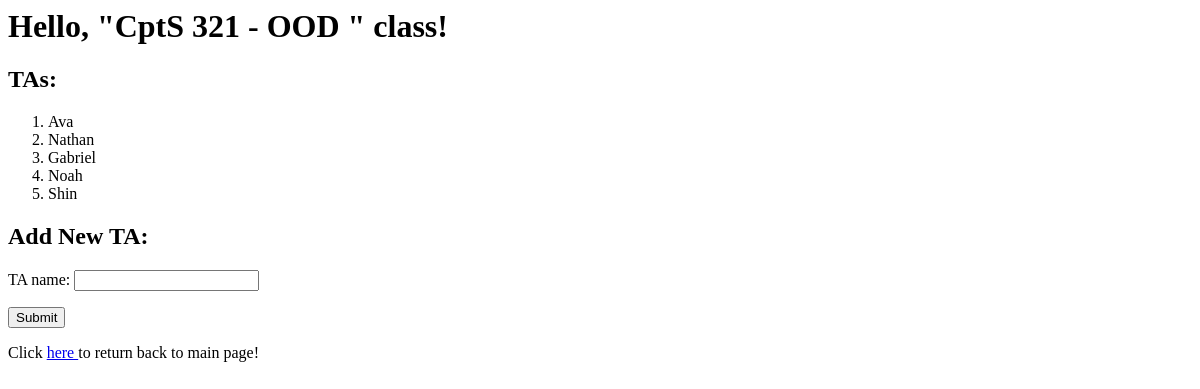
The page /course/1 on the database as committed earlier.
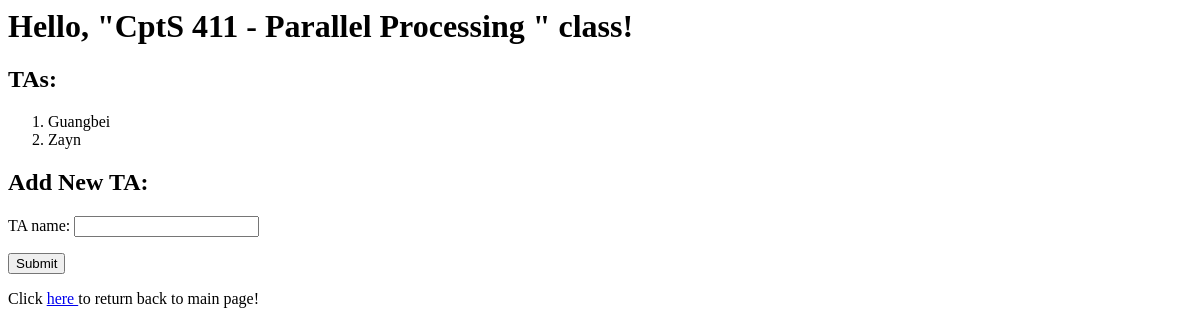
The same page on the database as committed later.
### app/models.py (models this page shows, shortened)
class Course(db.Model):
    __tablename__ = 'course'
    id = db.Column(db.Integer, primary_key=True)
    coursenum = db.Column(db.String(3))
    title = db.Column(db.String(150))
    major = db.Column(db.String(20))
    roomid = db.Column(db.Integer,db.ForeignKey('room.id'))
    tas = db.relationship(
        'TeachingAssistant', secondary=assigned,
        primaryjoin=(assigned.c.course_id == id), lazy='dynamic', overlaps="courses")
    def all_tas(self):
        return self.tas

class TeachingAssistant(db.Model):
    __tablename__ = 'teachingassistant'
    id = db.Column(db.Integer, primary_key = True)
    ta_name =  db.Column(db.String(100))
    courses = db.relationship(
        'Course', secondary=assigned,
        primaryjoin=(assigned.c.ta_id == id), lazy='dynamic', overlaps="tas")

### app/routes.py (the view, shortened to what this page needs)
@app.route('/course/<courseid>', methods = ['GET', 'POST'])
def course(courseid):
    form = TAForm()
    thecourse = Course.query.filter_by(id = courseid).first()
    return render_template('course.html', form = form, current_course = thecourse)

### app/forms.py
class TAForm(FlaskForm):
    ta_name = StringField(label= "TA name:", validators=[DataRequired()])
    submit = SubmitField('Submit')

### app/routes.py (called while the page is built)
@app.before_request
def initDB(*args, **kwargs):
    if app.got_first_request:
        db.create_all()
        allrooms = [{'building' : 'EME', 'roomNumber' : 'B46', 'capacity' : 60},
                    {'building' : 'Sloan', 'roomNumber' : '175', 'capacity' : 100},
                    {'building' : 'Sloan', 'roomNumber' : '150', 'capacity' : 80}]
        if Room.query.count() == 0:
            for room in allrooms:
                theroom = Room (building = room['building'],roomNumber=room['roomNumber'], capacity = room['capacity'] )
                db.session.add(theroom)
                db.session.commit()

### app/templates/course.html (shortened to what this page needs)
<h1>Hello, "{{current_course.major}} {{current_course.coursenum}} - {{current_course.title}} " class!</h1>
<h2>TAs:</h2>
    <ol>
      {% for ta in current_course.all_tas() %}
        <li>
            {{ta.ta_name}}
        </li>
      {% endfor %}
    </ol>
<h2>Add New TA:</h2>
    <form method="POST">
      <p>{{ form.ta_name.label}}
         {{ form.ta_name()}}
      </p>
    <p>{{ form.submit()}}</p>
    </form>
<p>Click <a href=" {{url_for('index')}}"> here </a> to return back to main page!</p>

Rows that differ between the two databases and show on the page:
no longer on this page (row edited): TeachingAssistant: ta_name "Ava"
no longer on this page (row edited): TeachingAssistant: ta_name "Nathan"
no longer on this page (row edited): TeachingAssistant: ta_name "Gabriel"
removed TeachingAssistant: ta_name "Noah"
removed TeachingAssistant: ta_name "Shin"
changed Course "CptS": coursenum "321" → "411"; title "OOD" → "Parallel Processing"
now on this page (row edited): TeachingAssistant: ta_name "Guangbei"
now on this page (row edited): TeachingAssistant: ta_name "Zayn"
